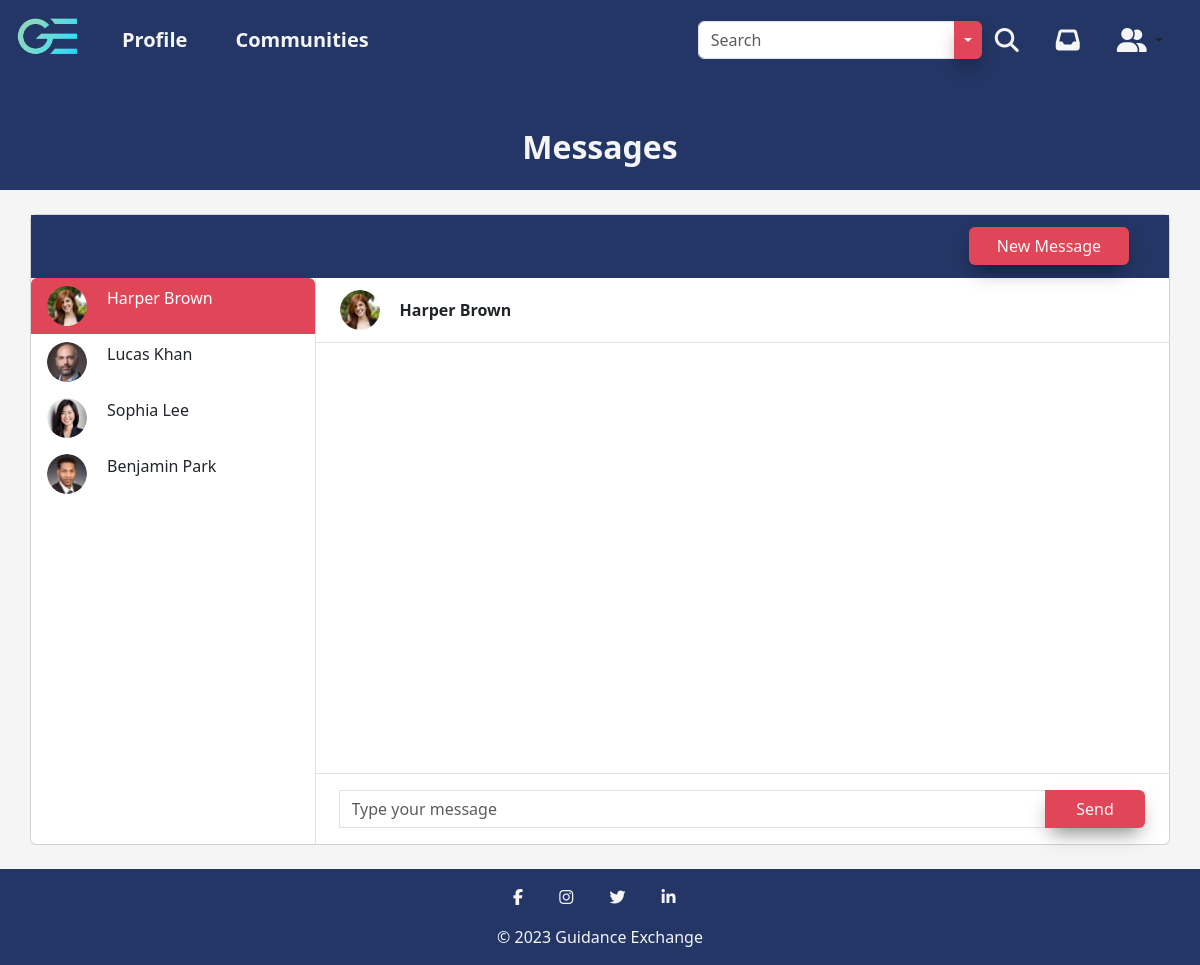
The page /messages.php (signed in) on the database its author committed.
### tables this page shows
CREATE TABLE UserData_t (
  UserID INT(9) NOT NULL,
  FirstName VARCHAR(255) NOT NULL,
  LastName VARCHAR(255) NOT NULL,
  ProfilePicture VARCHAR(255),
  ProfilePictureBorder VARCHAR(255),
  ProfilePictureBackground VARCHAR(255),
  Rating INT(1),
  LocationCity VARCHAR(255),
  LocationState VARCHAR(255),
  Facebook VARCHAR(255),
  Twitter VARCHAR(255),
  Instagram VARCHAR(255),
  LinkedIn VARCHAR(255),
  Mentoring LONGTEXT,
  AboutMe LONGTEXT,
  WorkTitle VARCHAR(255),
  WorkLocation VARCHAR(255),
  WorkStartDate DATE,
  WorkEndDate DATE,
  WorkDescription LONGTEXT,
  EducationDegree VARCHAR(255),
  EducationLocation VARCHAR(255),
  EducationStartDate DATE,
  EducationEndDate DATE,
  EducationDescription LONGTEXT,
  Associations VARCHAR(255),
  CONSTRAINT UserData_t_PK PRIMARY KEY (UserID),
  CONSTRAINT UserData_t_FK1 FOREIGN KEY (UserID) REFERENCES Auth_t(UserID)
);

### includes/session.inc.php (called while the page is built, shortened)
<?php
$userID = $_SESSION['UserID'];

### messages.php (the view, shortened to what this page needs)
<!DOCTYPE html>
<html lang="en">
<head>
  <link href="assets/fontawesome/css/fontawesome.css" rel="stylesheet">
  <link href="assets/fontawesome/css/brands.css" rel="stylesheet">
  <link href="assets/fontawesome/css/solid.css" rel="stylesheet">
  <link href="assets/bootstrap/css/bootstrap.min.css" rel="stylesheet" />
  <link rel="stylesheet" href="css/messages.css" />
  <link rel="stylesheet" href="css/main.css" />
</head>
<header>
  <?php
  include('includes/session.inc.php');
  ?>
  <nav class="navbar navbar-expand-lg navbar-light">
    <div class="container-fluid">
      <a class="navbar-brand" href="home.php"><img src="img/logo_gradient.png" alt="Guidance Exchange Logo" height="70" /></a>
      <div class="collapse navbar-collapse" id="navbarSupportedContent">
        <ul class="navbar-nav me-auto mb-2 mb-lg-0">
          <li class="nav-item">
            <a class="nav-link highlight-link nav-text px-4" href="profile.php?profileID=<?php echo $userID ?>">Profile</a>
          </li>
          <li class="nav-item">
            <a class="nav-link highlight-link nav-text px-4" href="communities.php">Communities</a>
          </li>
        </ul>
        <ul class="navbar-nav d-flex flex-row me-1">
          <li class="nav-item me-3 me-lg-0 px-2 d-flex align-items-center">
            <form class="d-flex" role="search" action="search.php" method="GET">
              <div class="input-group">
                <input class="form-control" name="query" type="search" placeholder="Search" aria-label="Search" autocomplete="off">
                <button type="button" class="btn main-button btn-drop dropdown-toggle dropdown-toggle-split" data-bs-toggle="dropdown" data-bs-auto-close="false" aria-expanded="false">
                </button>
              </div>
              <button class="btn" type="submit"><i class="fa-solid fa-magnifying-glass fa-xl"></i></button>
            </form>
          </li>
          <li class="nav-item me-3 me-lg-0 px-2">
            <a class="nav-link" href="messages.php"><i class="fa-solid fa-inbox fa-xl"></i></a>
          </li>
          <li class="nav-item dropdown me-3 me-lg-0 px-2 d-flex justify-content-center">
            <button class="btn dropdown-toggle" data-bs-toggle="dropdown" aria-expanded="false">
              <i class="fa-solid fa-user-group fa-xl"></i>
            </button>
          </li>
        </ul>
      </div>
    </div>
  </nav>
</header>
<body>
  <?php
  $sqlMessages = "SELECT R.`RecipientID`, M.`SenderID` FROM `Message_Recipient_t` R JOIN `Messages_t` M ON R.`MessageID` = M.`MessageID` WHERE `RecipientID` = $userID OR `SenderID` = $userID ORDER BY M.`SendDate`";
  $resultMessages = mysqli_query($con, $sqlMessages);
  if (mysqli_num_rows($resultMessages) > 0) {
    $messagesArray = array();
    while ($messages = mysqli_fetch_assoc($resultMessages)) {
      $messagesArray[] = array('RecipientID' => $messages['RecipientID'], 'SenderID' => $messages['SenderID']);
    }
    $uniqueUsers = array();
    foreach ($messagesArray as $message) {
      $senderID = $message['SenderID'];
      $recipientID = $message['RecipientID'];
      if ($senderID != $userID && !in_array($senderID, $uniqueUsers)) {
        $uniqueUsers[] = $senderID;
      }
      if ($recipientID != $userID && !in_array($recipientID, $uniqueUsers)) {
        $uniqueUsers[] = $recipientID;
      }
    }
    $senderData = array();
    foreach ($uniqueUsers as $user) {
      $sqlSender = "SELECT `UserID`, `FirstName`, `LastName`, `ProfilePicture` FROM `UserData_t` WHERE `UserID` = $user";
      $resultSender = mysqli_query($con, $sqlSender);
      while ($row = mysqli_fetch_assoc($resultSender)) {
        $senderData[] = array('SenderID' => $row['UserID'], 'FirstName' => $row['FirstName'], 'LastName' => $row['LastName'], 'ProfilePicture' => $row['ProfilePicture']);
      }
    }
    $senderDataColumns = array_column($senderData, 'LastName');
    array_multisort($senderDataColumns, SORT_ASC, $senderData);
  } else {
    $messagesArray = null;
    $senderData = null;
  }
  ?>
  <section class="messages__header-section pt-5 pb-3">
    <div class="container-fluid flex-column">
      <h1 class="messages__header">Messages</h1>
    </div>
  </section>
  <section class="content m-4">
    <div class="container p-0">
      <div class="card">
        <div class="row g-0 messages__header-section">
          <div class="col-12 col-lg-5 col-xl-3 border-bottom-heading">
          </div>
          <div class="col-12 col-lg-7 col-xl-9">
            <div class="py-2 px-4 border-bottom-heading d-none d-lg-block">
              <div class="d-flex align-items-center py-1 justify-content-end">
                <button class="btn main-button me-3 btn-long" data-bs-toggle="modal" data-bs-target="#newMessageModal">New Message</button>
              </div>
            </div>
          </div>
        </div>
        <div class="row g-0">
          <div class="col-12 col-lg-5 col-xl-3 border-right">
            <div class="list-group">
              <?php
              if ($messagesArray != null) {
                $firstSender = true;
                foreach ($senderData as $sender) {
                  $senderID = $sender['SenderID'];
                  $senderFirstName = $sender['FirstName'];
                  $senderLastName = $sender['LastName'];
                  $senderProfilePicture = $sender['ProfilePicture'];
                  if ($senderID != $userID) {
                    if ($firstSender) {
                      echo '<button type="button" id="firstUser" class="list-group-item list-group-item-action border-0 active" aria-current="true">';
                      echo '<div class=" d-flex align-items-start">';
                      echo '<img src="upload/' . $senderProfilePicture . '" class="rounded-circle me-1" alt="' . $senderFirstName . ' ' . $senderLastName . '" width="40" height="40">';
                      echo '<div class="flex-grow-1 ms-3">';
                      echo $senderFirstName . ' ' . $senderLastName;
                      echo '</div></div></button>';
                      $firstSender = false;
                      $firstUser = $senderID;
                    } else {
                      echo '<button type="button" class="list-group-item list-group-item-action border-0">';
                      echo '<div class=" d-flex align-items-start">';
                      echo '<img src="upload/' . $senderProfilePicture . '" class="rounded-circle me-1" alt="' . $senderFirstName . ' ' . $senderLastName . '" width="40" height="40">';
                      echo '<div class="flex-grow-1 ms-3">';
                      echo $senderFirstName . ' ' . $senderLastName;
                      echo '</div></div></button>';
                    }
                  }
                }
              }
              ?>
            </div>
          </div>
          <div class="col-12 col-lg-7 col-xl-9">
            <div class="py-2 px-4 border-bottom d-none d-lg-block">
              <div class="d-flex align-items-center py-1 message-title">
                <?php
                if ($senderData != null) {
                  foreach ($senderData as $sender) {
                    if ($sender['SenderID'] == $firstUser) {
                      echo '<div class="position-relative">';
                      echo '<img src="upload/' . $sender['ProfilePicture'] . '" class="rounded-circle me-1" alt="' . $sender['FirstName'] . ' ' . $sender['LastName'] . '" width="40" height="40">';
                      echo '</div>';
                      echo '<div class="flex-grow-1 ps-3">';
                      echo '<strong>' . $sender['FirstName'] . ' ' . $sender['LastName'] . '</strong>';
                      echo '</div>';
                    }
                  }
                }
                ?>
              </div>
            </div>
            <div class="position-relative">
              <div class="messages p-4">
              </div>
            </div>
            <div class="flex-grow-0 py-3 px-4 border-top">
              <form id="message-form">
                <div class="input-group">
                  <input type="text" class="form-control" placeholder="Type your message" name="message" autocomplete="off">
                  <button class="btn main-button btn-std">Send</button>
                </div>
              </form>
            </div>
          </div>
        </div>
      </div>
    </div>
  </section>
</body>
<footer>
  <nav class="navbar">
    <div class="mx-auto">
      <div class="my-3">
        <a href="https://www.facebook.com/" class="mx-3"><i class="fa fa-facebook"></i></a>
        <a href="https://www.instagram.com/" class="mx-3"><i class="fa fa-instagram"></i></a>
        <a href="https://www.twitter.com/" class="mx-3"><i class="fa fa-twitter"></i></a>
        <a href="https://www.linkedin.com" class="mx-3"><i class="fa fa-linkedin"></i></a>
      </div>
      <div class="footer-text text-center pb-3">© 2023 Guidance Exchange</div>
    </div>
  </nav>
</footer>
</html>

### css/messages.css (style rules this page uses)
.messages__header-section { background-color: #243665; }
.messages__header-section .container-fluid { display: flex; align-items: center; justify-content: center; }
.messages__header-section .messages__header { font-size: 2rem; font-weight: 600; color: #f5f5f5; }
.messages { display: flex; flex-direction: column-reverse; height: 430px; overflow-y: scroll; }
.py-3 { padding-top: 1rem !important; padding-bottom: 1rem !important; }
.px-4 { padding-right: 1.5rem !important; padding-left: 1.5rem !important; }
.flex-grow-0 { flex-grow: 0 !important; }
.border-top { border-top: 1px solid #dee2e6 !important; }
.border-right { border-right: #dee2e6 1px solid; }
.border-bottom { border-bottom: #dee2e6 1px solid !important; }
.border-bottom-heading { border-bottom: #243665 1px solid !important; }
.list-group-item.active { background-color: #e14658; }

### css/main.css (style rules this page uses)
header { padding: 0; }
nav { background-color: #243665; }
nav i { color: #f5f5f5; }
.navbar-brand { --bs-navbar-brand-padding-y: 0px; }
.navbar { --bs-navbar-padding-y: 0; }
.navbar-collapse { flex-shrink: 0; }
.nav-link { height: 80px; display: flex; align-items: center; justify-content: center; color: #f5f5f5; }
.nav-text { font-size: 1.25rem; font-weight: 600; }
.active { background-color: #e14658; }
.main-button { box-shadow: 0px 10px 20px -6px rgba(0, 0, 0, 0.5); background-color: #e14658; color: #f5f5f5; }
.btn-std { width: 100px; }
.btn-long { width: 160px; }
html, body { height: 100%; margin: 0; padding: 0; }
body { background-color: #f5f5f5; display: flex; flex-direction: column; }
.content { flex: 1; }
footer { flex-shrink: 0; }
footer i { color: #f5f5f5; }
.footer-text { color: #f5f5f5; }

### rows shown on the page
userdata_t: ProfilePicture (picture), FirstName "Harper", LastName "Brown"
userdata_t: ProfilePicture (picture), FirstName "Lucas", LastName "Khan"
userdata_t: ProfilePicture (picture), FirstName "Sophia", LastName "Lee"
userdata_t: ProfilePicture (picture), FirstName "Benjamin", LastName "Park"
